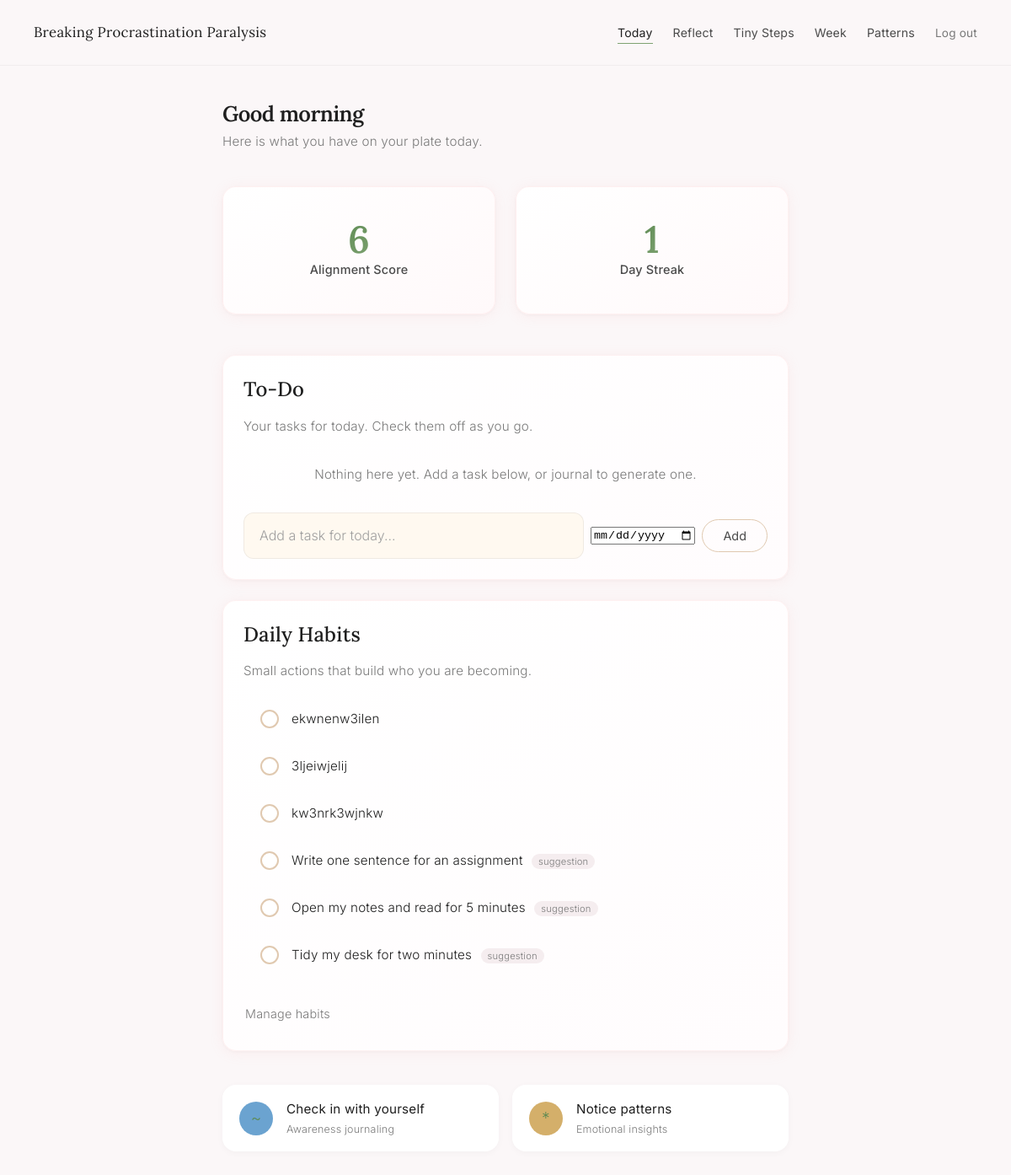
/today (signed in), run on the app's committed database.
### tables this page shows
CREATE TABLE habits (
            id INTEGER PRIMARY KEY AUTOINCREMENT,
            user_id INTEGER NOT NULL,
            name TEXT NOT NULL,
            is_sample INTEGER NOT NULL DEFAULT 0,
            created_at TEXT NOT NULL, linked_goal_id INTEGER,
            FOREIGN KEY (user_id) REFERENCES users(id)
        );

### app.py (the view)
@app.route("/today")
@login_required
@onboarding_check
def today():
    user_id = session['user_id']
    today_str = date.today().isoformat()
    conn = get_db_connection()
    cur = conn.cursor()
    cur.execute(
        "SELECT id, text, source, journal_entry_id, due_date, is_done, created_at "
        "FROM todos WHERE user_id = ? AND (is_done = 0 AND (due_date IS NULL OR due_date <= ?)) "
        "ORDER BY created_at DESC",
        (user_id, today_str),
    )
    active_todos = cur.fetchall()
    cur.execute(
        "SELECT id, text, source, is_done, created_at "
        "FROM todos WHERE user_id = ? AND is_done = 1 AND date(created_at) >= ? "
        "ORDER BY created_at DESC LIMIT 10",
        (user_id, today_str),
    )
    done_todos = cur.fetchall()
    cur.execute(
        "SELECT id, name, is_sample FROM habits WHERE user_id = ? ORDER BY is_sample ASC, id ASC",
        (user_id,),
    )
    habits_rows = cur.fetchall()
    cur.execute(
        "SELECT habit_id FROM habit_completions hc "
        "JOIN habits h ON hc.habit_id = h.id "
        "WHERE h.user_id = ? AND date(hc.completed_at) = ?",
        (user_id, today_str),
    )
    completed_habit_ids = {row['habit_id'] for row in cur.fetchall()}
    week_end = (date.today() + timedelta(days=7)).isoformat()
    cur.execute(
        "SELECT COUNT(*) as count FROM todos "
        "WHERE user_id = ? AND is_done = 0 AND due_date IS NOT NULL AND due_date BETWEEN ? AND ?",
        (user_id, today_str, week_end),
    )
    upcoming_count = cur.fetchone()['count']
    alignment_score, emotional_streak, _ = get_alignment_state(user_id)
    conn.close()
    return render_template(
        "today.html",
        greeting=get_greeting(),
        active_todos=active_todos,
        done_todos=done_todos,
        habits=habits_rows,
        completed_habit_ids=completed_habit_ids,
        upcoming_count=upcoming_count,
        alignment_score=alignment_score,
        emotional_streak=emotional_streak,
        today_str=today_str,
    )

### app.py (called while the page is built)
def get_db_connection():
    conn = sqlite3.connect(DB_PATH, timeout=30)  # Increased timeout to 30 seconds
    conn.row_factory = sqlite3.Row
    conn.execute("PRAGMA journal_mode=WAL")  # Enable Write-Ahead Logging for better concurrency
    return conn

def login_required(f):
    @wraps(f)
    def decorated_function(*args, **kwargs):
        if 'user_id' not in session:
            return redirect(url_for('landing'))
        return f(*args, **kwargs)
    return decorated_function

def onboarding_check(f):
    @wraps(f)
    def decorated_function(*args, **kwargs):
        if 'user_id' not in session:
            return redirect(url_for('landing'))
        user_id = session['user_id']
        conn = get_db_connection()
        try:
            cur = conn.cursor()
            cur.execute("SELECT onboarding_complete FROM users WHERE id = ?", (user_id,))
            user = cur.fetchone()
            if user and user['onboarding_complete'] == 0:
                return redirect(get_next_onboarding_step(user_id))
        finally:
            conn.close()
        return f(*args, **kwargs)
    return decorated_function

def get_greeting() -> str:
    hour = datetime.now().hour
    if hour < 12:
        return "Good morning"
    elif hour < 17:
        return "Good afternoon"
    elif hour < 21:
        return "Good evening"
    else:
        return "Welcome back"

def get_alignment_state(user_id):
    conn = get_db_connection()
    cur = conn.cursor()
    cur.execute(
        "SELECT alignment_score, emotional_streak, last_journal_date "
        "FROM alignment_state WHERE user_id = ?;",
        (user_id,),
    )
    row = cur.fetchone()
    conn.close()
    if row is None:
        return 0, 0, None
    return row["alignment_score"], row["emotional_streak"], row["last_journal_date"]

### templates/today.html (shortened to what this page needs)
<!doctype html>
<html lang="en">
<head>
    <link rel="stylesheet" href="{{ url_for('static', filename='calm.css') }}">
</head>
<body>
<div class="page-wrapper">
    <nav class="page-nav">
        <a href="{{ url_for('dashboard') }}" class="nav-brand">Breaking Procrastination Paralysis</a>
        <ul class="nav-links">
            <li><a href="{{ url_for('today') }}" class="active">Today</a></li>
            <li><a href="{{ url_for('journal') }}">Reflect</a></li>
            <li><a href="{{ url_for('habits') }}">Tiny Steps</a></li>
            <li><a href="{{ url_for('week') }}">Week</a></li>
            <li><a href="{{ url_for('analytics') }}">Patterns</a></li>
            <li><a href="{{ url_for('logout') }}" class="logout-link">Log out</a></li>
        </ul>
    </nav>
    <main class="page-content stagger-children">
        <div class="greeting">
            <h1 class="greeting-text">{{ greeting }}</h1>
            <p class="greeting-sub">Here is what you have on your plate today.</p>
        </div>
        <div class="metric-grid">
            <div class="card metric-card">
                <span class="metric-value">{{ alignment_score }}</span>
                <p class="metric-label">Alignment Score</p>
            </div>
            <div class="card metric-card">
                <span class="metric-value">{{ emotional_streak }}</span>
                <p class="metric-label">Day Streak</p>
            </div>
        </div>
        <div class="card" style="padding: 24px;">
            <h2>To-Do</h2>
            <p class="section-subtitle" style="margin-bottom: 16px;">
                Your tasks for today. Check them off as you go.
            </p>
            {% if active_todos %}
            <ul class="habit-list">
                {% for todo in active_todos %}
                <li class="habit-item">
                    <form method="post" action="{{ url_for('toggle_todo', todo_id=todo['id']) }}" style="display: flex; align-items: center; gap: 12px; width: 100%;">
                        <button type="submit" class="habit-checkbox" style="border: none; cursor: pointer;"></button>
                        <span class="habit-label">
                            {{ todo['text'] }}
                            {% if todo['source'] == 'journal' %}
                                <span class="habit-tag">from journal</span>
                            {% endif %}
                            {% if todo['due_date'] %}
                                <span class="habit-tag">due {{ todo['due_date'] }}</span>
                            {% endif %}
                        </span>
                    </form>
                </li>
                {% endfor %}
            </ul>
            {% else %}
            <p class="empty-state" style="padding: 16px 0;">
                Nothing here yet. Add a task below, or journal to generate one.
            </p>
            {% endif %}
            <form method="post" action="{{ url_for('add_manual_todo') }}" style="margin-top: 16px;">
                <div class="add-habit-wrapper">
                    <input type="text" name="todo_text" placeholder="Add a task for today...">
                    <input type="date" name="due_date" style="max-width: 160px;">
                    <button class="btn-gentle" type="submit">Add</button>
                </div>
            </form>
        </div>
        <div class="card" style="padding: 24px;">
            <h2>Daily Habits</h2>
            <p class="section-subtitle" style="margin-bottom: 16px;">
                Small actions that build who you are becoming.
            </p>
            {% if habits %}
            <ul class="habit-list">
                {% for h in habits %}
                <li class="habit-item">
                    <form method="post" action="{{ url_for('toggle_habit', habit_id=h['id']) }}" style="display: flex; align-items: center; gap: 12px; width: 100%;">
                        <input
                            class="habit-checkbox"
                            type="checkbox"
                            onchange="this.form.submit()"
                            {{ 'checked' if h['id'] in completed_habit_ids }}
                        >
                        <label class="habit-label">
                            {{ h['name'] }}
                            {% if h['is_sample'] %}
                                <span class="habit-tag">suggestion</span>
                            {% endif %}
                        </label>
                    </form>
                </li>
                {% endfor %}
            </ul>
            <p style="margin-top: 12px;">
                <a href="{{ url_for('habits') }}" class="btn-text">Manage habits</a>
            </p>
            {% else %}
            <p class="empty-state" style="padding: 16px 0;">
                No habits set up yet.
                <a href="{{ url_for('habits') }}" class="btn-text">Add your first tiny step</a>
            </p>
            {% endif %}
        </div>
        <div class="nav-actions">
            <a href="{{ url_for('journal') }}" class="nav-action-link">
                <span class="action-icon icon-awareness">~</span>
                <span class="action-text">
                    <span class="action-label">Check in with yourself</span>
                    <span class="action-hint">Awareness journaling</span>
                </span>
            </a>
            <a href="{{ url_for('analytics') }}" class="nav-action-link">
                <span class="action-icon icon-patterns">*</span>
                <span class="action-text">
                    <span class="action-label">Notice patterns</span>
                    <span class="action-hint">Emotional insights</span>
                </span>
            </a>
        </div>
    </main>
</div>
</body>
</html>

### data on the page
habits: name "ekwnenw3ilen"
habits: name "3ljeiwjelij"
habits: name "kw3nrk3wjnkw"
habits: name "Write one sentence for an assignment", is_sample "suggestion"
habits: name "Open my notes and read for 5 minutes", is_sample "suggestion"
habits: name "Tidy my desk for two minutes", is_sample "suggestion"

### other printed values
{{ greeting }} "Good morning"
{{ alignment_score }} "6"
{{ emotional_streak }} "1"
